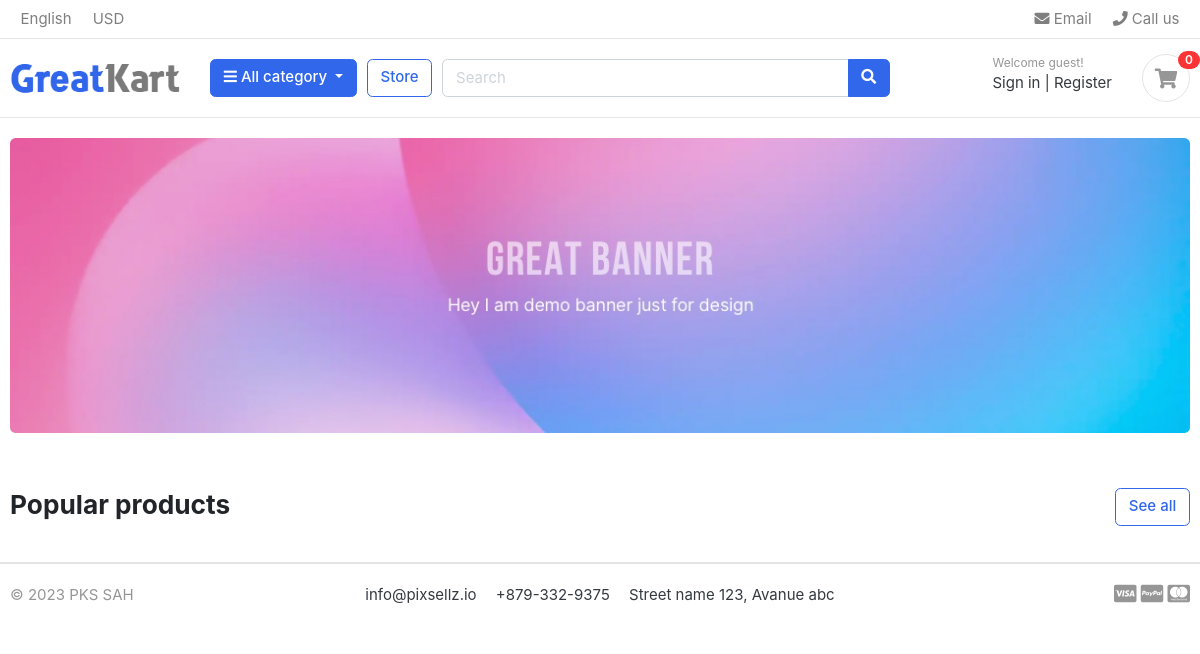
The app's page /, older data.
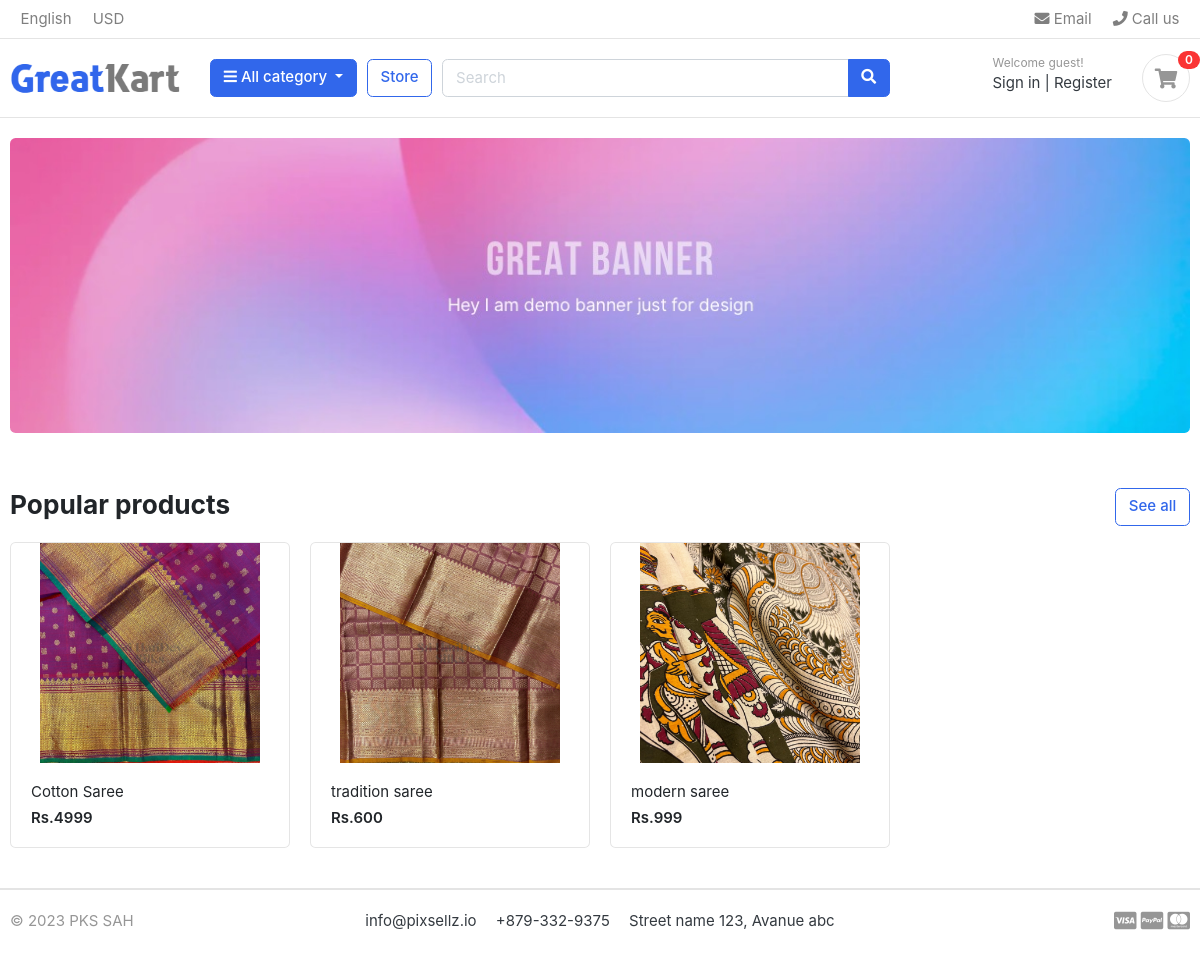
The same page, newer data.
### store/models.py (models this page shows, shortened)
class Product(models.Model):
    product_name = models.CharField(max_length=200, unique=True)
    slug = models.SlugField(max_length=200, unique=True)
    description = models.TextField(max_length=500, blank=True)
    price = models.IntegerField()
    images = models.ImageField(upload_to='photos/products')
    stock = models.IntegerField()
    is_available = models.BooleanField(default=True)
    category = models.ForeignKey(Category, on_delete=models.CASCADE)
    created_date = models.DateField(auto_now_add=True)
    modified_date = models.DateTimeField(auto_now=True)
    def get_url(self):
        return reverse('product_detail',args=[self.category.slug, self.slug])

### ecom/views.py (the view)
# urls.py: 2. Add a URL to urlpatterns:  path('', views.home, name='home')
def home(request):
    products = Product.objects.all().filter(is_available=True)
    context = {
        'products': products,
    }
    return render(request, 'home.html', context)

### category/context_processors.py (called while the page is built)
def menu_links(request):
    links = Category.objects.all()
    return dict(links=links)

### category/models.py (called while the page is built)
    def get_url(self):
        return reverse('product_by_category', args=[self.slug])

### templates/home.html
{% extends 'base.html' %}
{% load static %}
{% block content %}
<body>
</body>
<section class="section-intro padding-y-sm">
<div class="container">
<div class="intro-banner-wrap">
	<img src="{% static 'images/banners/1.jpg' %}" class="img-fluid rounded">
</div>
</div>
</section>
<section class="section-name padding-y-sm">
<div class="container">
<header class="section-heading">
	<a href="{% url 'store' %}" class="btn btn-outline-primary float-right">See all</a>
	<h3 class="section-title">Popular products</h3>
</header>
<div class="row">
	{% for product in products %}
	<div class="col-md-3">
		<div class="card card-product-grid">
			<a href="{{product.get_url}}" class="img-wrap"> <img src="{{ product.images.url }}"> </a>
			<figcaption class="info-wrap">
				<a href="{{product.get_url}}" class="title">{{product.product_name}}</a>
				<div class="price mt-1">Rs.{{product.price}}</div>
			</figcaption>
		</div>
	</div>
	{% endfor %}
</div>
</div>
</section>
{% endblock %}

Row changes from the older to the newer data that the page shows:
added Product: images (picture), product_name "Cotton Saree", price "4999"
added Product: images (picture), product_name "tradition saree", price "600"
added Product: images (picture), product_name "modern saree", price "999"
